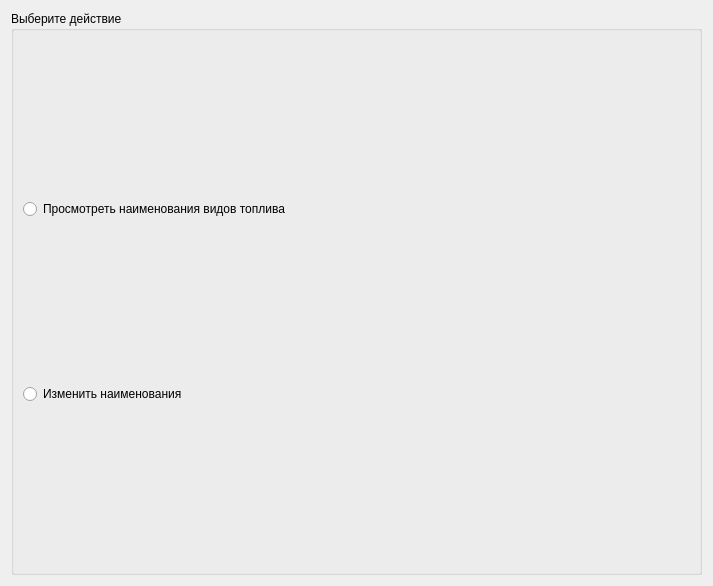
<?xml version="1.0" encoding="UTF-8"?>
<ui version="4.0">
 <class>IntroPage</class>
 <widget class="QWizardPage" name="IntroPage">
  <property name="geometry">
   <rect>
    <x>0</x>
    <y>0</y>
    <width>713</width>
    <height>586</height>
   </rect>
  </property>
  <property name="windowTitle">
   <string>WizardPage</string>
  </property>
  <layout class="QGridLayout" name="gridLayout_2">
   <item row="0" column="0">
    <widget class="QGroupBox" name="groupBox">
     <property name="styleSheet">
      <string notr="true">font: 12pt &quot;Noto Sans&quot;;</string>
     </property>
     <property name="title">
      <string>Выберите действие</string>
     </property>
     <property name="flat">
      <bool>true</bool>
     </property>
     <layout class="QGridLayout" name="gridLayout">
      <item row="0" column="0">
       <widget class="QRadioButton" name="radioButtonView">
        <property name="text">
         <string>Просмотреть наименования видов топлива</string>
        </property>
       </widget>
      </item>
      <item row="1" column="0">
       <widget class="QRadioButton" name="radioButtonEdit">
        <property name="text">
         <string>Изменить наименования</string>
        </property>
       </widget>
      </item>
     </layout>
    </widget>
   </item>
  </layout>
 </widget>
 <resources/>
 <connections/>
</ui>
